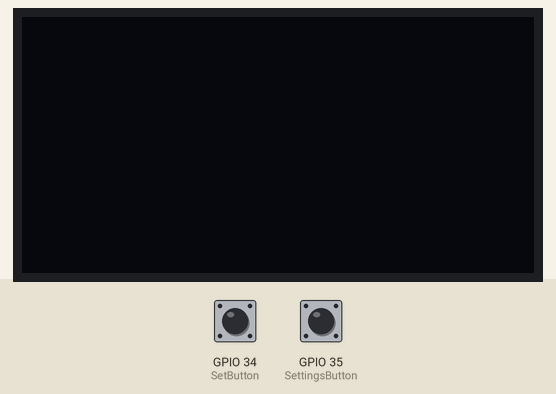
Simulated run of this program. Board: ESP32. On the bench: 128×64 one-colour display. The inputs (shaded band) are chosen by the test bench; at power-on: GPIO 35 (SettingsButton) LOW, GPIO 34 (SetButton) LOW. WiFi joins after 1.5 s; servers stay silent unless stated.

Above: at 1.2 s.
1.3 s: GPIO 35 (SettingsButton) pulled HIGH for 0.15 s
At 3.2 s:
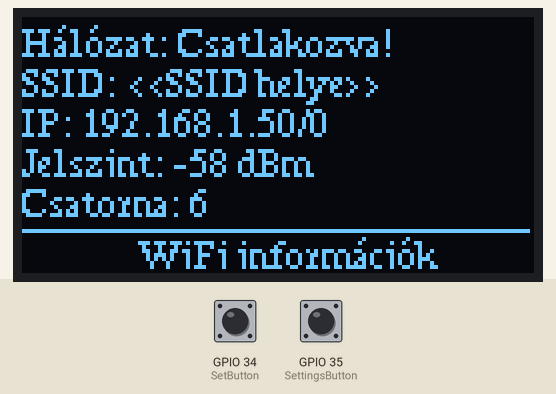
3.5 s: GPIO 35 (SettingsButton) pulled HIGH for 1 s
At 4.1 s:
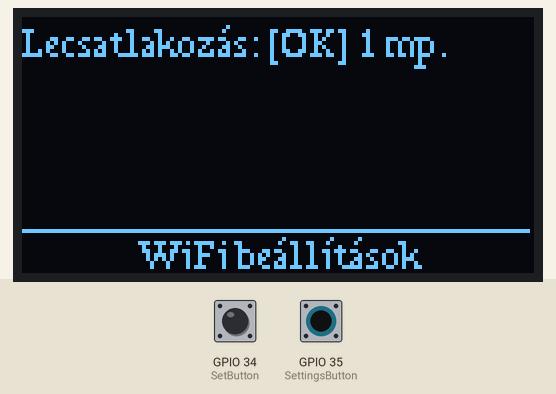
6.0 s: GPIO 35 (SettingsButton) pulled HIGH for 3.2 s
At 6.7 s:
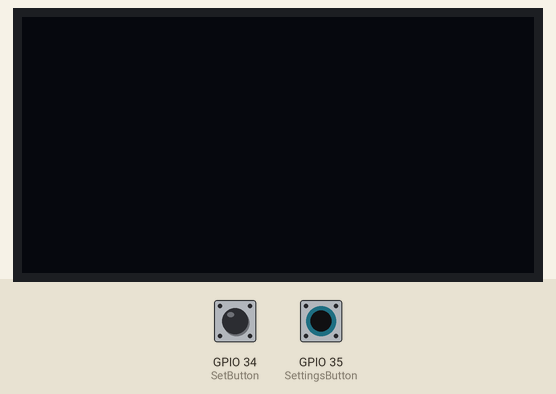
Timing chart, 0 to 9.0 s (numbered marks = the images above; inputs shaded):
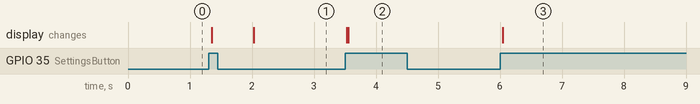

Measured:
- after the input at 1.3 s, the display: first changes after 0.05 s (image 1 shows a later state)
- after the input at 3.5 s, the display: first changes at once (image 2 shows a later state)
- after the input at 6.0 s, the display: changes at once (image 3)

The program:

main.cpp
```cpp
#include <Arduino.h>
#include <U8g2lib.h>
#include <Wifi.h>

#define SettingsButton 35
#define SetButton 34
#define StatesNum 3

#ifdef U8X8_HAVE_HW_SPI
#include <SPI.h>
#endif
#ifdef U8X8_HAVE_HW_I2C
#include <Wire.h>
#endif

U8G2_SH1106_128X64_NONAME_1_HW_I2C Display(U8G2_R0, /* reset=*/ U8X8_PIN_NONE);

char NetworkSSID[] = "<<SSID helye>>";
char NetworkPassword[] = "<<JELSZÓ helye>>";

enum DisplayState {
  MAIN,
  NETWORK,
  NETWORK_SETTINGS
};

DisplayState CurrentState = MAIN;

int SettingsState = LOW;
int SetState = LOW;
unsigned long Tick = 0;

void StateDefiner();
void ShowNetworkConfig();
void ShowNetworkInfo();
void ManageWiFiConnection();

void setup(void) {
  //Initialize Serial Communication Baudrate
  Serial.begin(115200);
  //Initialize Display
  Display.begin();
  //Initialize Buttons
  pinMode(SettingsButton, INPUT);
  pinMode(SetButton, INPUT);
  //Initialize Wifi
  WiFi.mode(WIFI_STA);
  WiFi.begin(NetworkSSID, NetworkPassword);
}

void loop(void) {
  StateDefiner();
  switch (CurrentState)
  {
  case MAIN:
    break;
  case NETWORK:
    if (millis() / 1000 > Tick)
    {
      Tick = millis() / 1000;
      ShowNetworkInfo();
    }
    break;
  case NETWORK_SETTINGS:
    ShowNetworkConfig();
    if (millis() / 1000 > Tick)
    {
      Tick = millis() / 1000;
      ManageWiFiConnection();
    }
    break;
  default:
    break;
  }
  if (ULONG_MAX - 10 < Tick) Tick = 0;
}
void StateDefiner() {
  if (digitalRead(SettingsButton) == HIGH && SettingsState != HIGH)
  {
    Display.clearDisplay();
    SettingsState = HIGH;
    switch (CurrentState)
    {
    case MAIN:
      CurrentState = NETWORK;
      break;
    case NETWORK:
      CurrentState = NETWORK_SETTINGS;
      break;
    case NETWORK_SETTINGS:
      CurrentState = MAIN;
      break;
    default:
      break;
    }
  }
  if (digitalRead(SettingsButton) == LOW && SettingsState != LOW)
  {
    SettingsState = LOW;
  }
}

void ShowNetworkInfo() {
  Display.firstPage();
  String NetworkIP = "IP: " + (String)WiFi.localIP().toString().c_str() + "/" + (String)WiFi.subnetCIDR();
  String NetworkSSID = "SSID: " + (String)WiFi.SSID().c_str();
  String NetworkChannelEncrypt = "Csatorna: " + (String)WiFi.channel();
  String NetworkRSSI = "Jelszint: " + (String)WiFi.RSSI() + " dBm";
  do
  {
    Display.setFont(u8g2_font_timR08_tf);
    String NetworkStatus = "Hálózat: ";
    if (WiFi.status() == WL_CONNECTED)
    {
      NetworkStatus += "Csatlakozva!";
    }
    else if (WiFi.status() == WL_DISCONNECTED){
      NetworkStatus += "Lecsatlakozva!";
    }
    else if (WiFi.status() == WL_CONNECTION_LOST || WiFi.status() == WL_NO_SSID_AVAIL) {
      NetworkStatus += "Nem található!";
    }
    else if (WiFi.status() == WL_CONNECTION_LOST || WiFi.status() == WL_NO_SSID_AVAIL) {
      NetworkStatus += "Sikertelen!";
    }
    else if (WiFi.status() == WL_IDLE_STATUS) {
      NetworkStatus += "Tétlen!";
    }
    else {
      NetworkStatus += "Hiba! (" + (String)WiFi.status() + ")";
    }

    Display.drawUTF8(0, 10, NetworkStatus.c_str());
    if (WiFi.status() == WL_CONNECTED) {
      Display.drawUTF8(0, 20, NetworkSSID.c_str());
      Display.drawUTF8(0, 30, NetworkIP.c_str());
      Display.drawUTF8(0, 40, NetworkRSSI.c_str());
      Display.drawUTF8(0, 50, NetworkChannelEncrypt.c_str());
    } else {

    }
    Display.drawHLine(0,64-11,127);
    Display.drawUTF8(30, 63, "WiFi információk");

  } while (Display.nextPage());
}

void ShowNetworkConfig() {
  Display.firstPage();
  do {
    Display.setFont(u8g2_font_timR08_tf);
    if (WiFi.status() == WL_CONNECTED) Display.drawUTF8(0, 10, "Lecsatlakozás: [OK] 1 mp.");
    else Display.drawUTF8(0, 10, "Újracsatlakozás: [OK] 1 mp.");
    Display.drawHLine(0,64-11,127);
    Display.drawUTF8(30, 63, "WiFi beállítások");
  } while (Display.nextPage());
}

void ManageWiFiConnection() {
  if (digitalRead(SetButton) == HIGH && SetState != HIGH)
  {
    SetState = HIGH;
    if (WiFi.status() == WL_CONNECTED) WiFi.disconnect();
    else WiFi.begin(NetworkSSID, NetworkPassword);
  }
  if (digitalRead(SetButton) == LOW && SetState != LOW)
  {
    SetState = LOW;
  }
}
```
